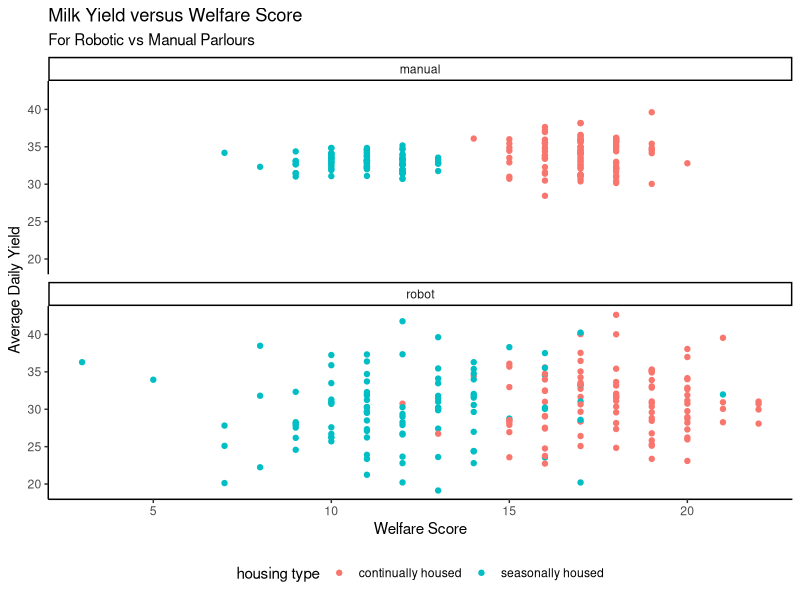
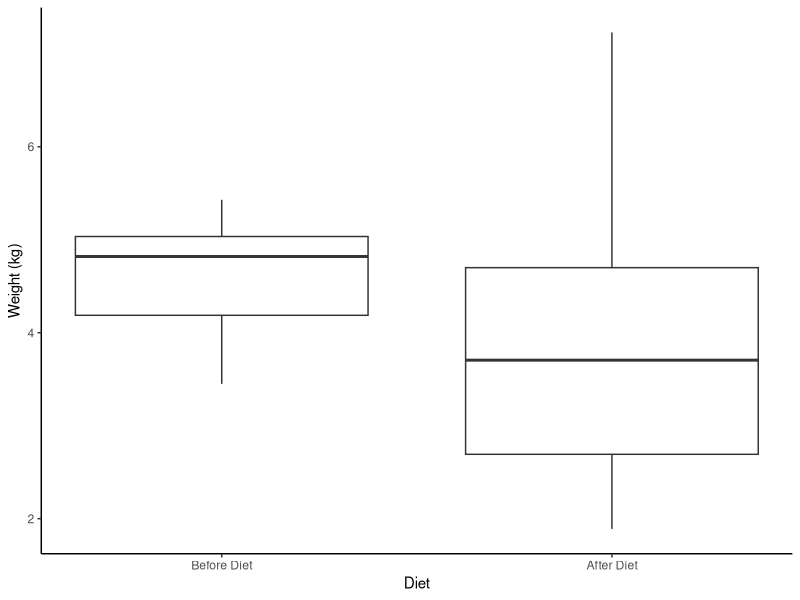

R code for these plots, in order:
## ---- chunk 1
#| eval: TRUE


library(tidyverse)

cows <- readxl::read_excel("cows.xlsx") |> 
  mutate(parlour = as.factor(parlour),
         `housing type` = as.factor(`housing type`))


cows |> 
  ggplot(aes(x = `Welfare Score`, y= `Average Daily Yield`, colour = `housing type`)) +
  geom_point() +
  theme_classic() +
  labs(x  = "Welfare Score", y = "Average Daily Yield",
       title = "Milk Yield versus Welfare Score",
       subtitle = "For Robotic vs Manual Parlours") +
  facet_wrap(facets = ~parlour, ncol = 1) +
  theme(legend.position = "bottom")

## ---- chunk 2
#| eval: true
cows |> 
  summarise(mean_yield = mean(`Average Daily Yield`),
            sd_yield = sd(`Average Daily Yield`))


t.test(cows$`Average Daily Yield`, mu = 28)

## ---- chunk 3
#| eval: true



diet <- tibble (before = c(5.04, 4.63, 4.04, 5.10, 5.43, 4.83, 3.45, 3.49, 5.02, 4.81),
                after = c( 4.78, 2.49, 4.46, 2.03, 5.13, 7.23, 3.50, 1.89, 3.30, 3.91))


diet |> 
  ggplot(aes(y = before)) +
  geom_boxplot() +
  geom_boxplot(aes(y = after, x =1)) +
  theme_classic() +
  scale_x_continuous(labels =c("Before Diet", "After Diet"), breaks = c(0,1)) +
  labs(x = "Diet", y = "Weight (kg)")



diet |> 
  summarise(before_mean = mean(before),
            after_mean = mean(after),
            before_sd = sd(before),
            after_sd = sd(after))


t.test(diet$before, diet$after, paired = TRUE, alternative = "two.sided")


